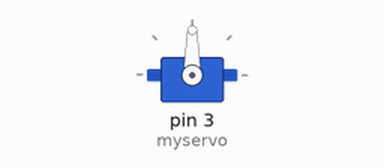
Bench run of a sketch on a simulated Arduino Uno, built with avr-gcc and run on an emulated ATmega328P. Parts: servo.

Above: at 0.05 s.
At 4.0 s:
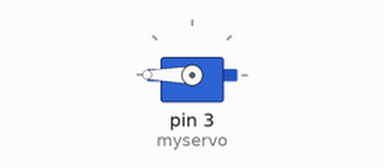
At 8.0 s:
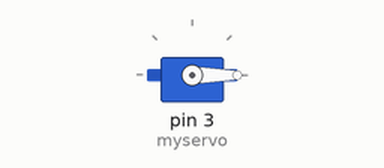
Timing chart, 0 to 10.4 s (numbered marks = the images above):
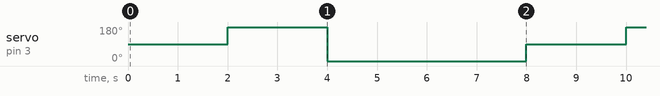

The sketch:

servo_motor.ino
```cpp
#include <Servo.h>

Servo myservo;

void setup()
{
  myservo.attach(3, 500, 2500);
  myservo.write(0);
}

void loop(){
  myservo.write(90);
  delay(2000);
  myservo.write(180);
  delay(2000);
  myservo.write(0);
  delay(4000);

}
```

Measured:
- by itself, servo on pin 3 (myservo): repeats every 8.0 s: 0° 4.0 s, 90° 2.0 s, 180° 2.0 s
